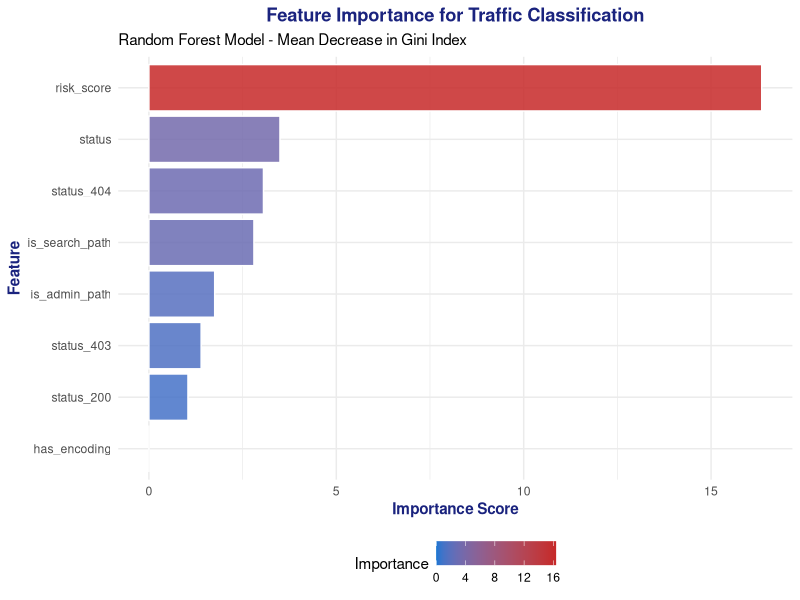
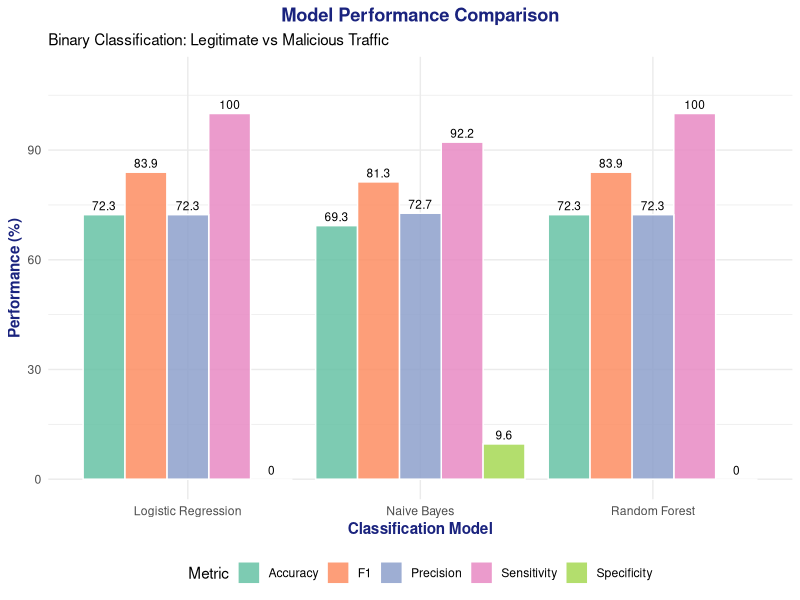
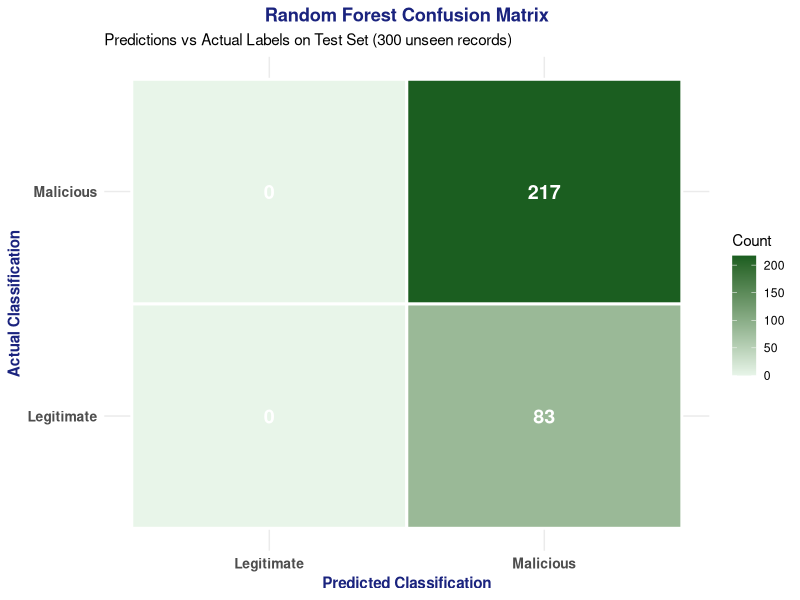
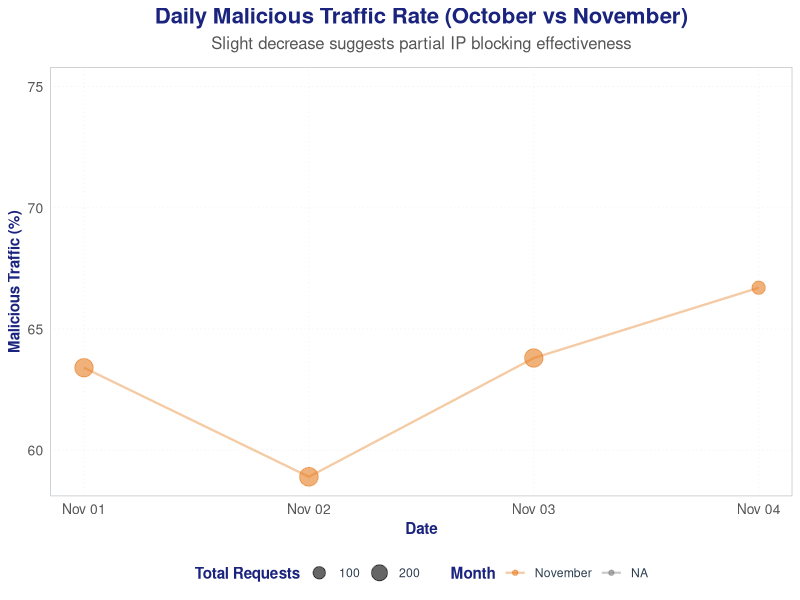
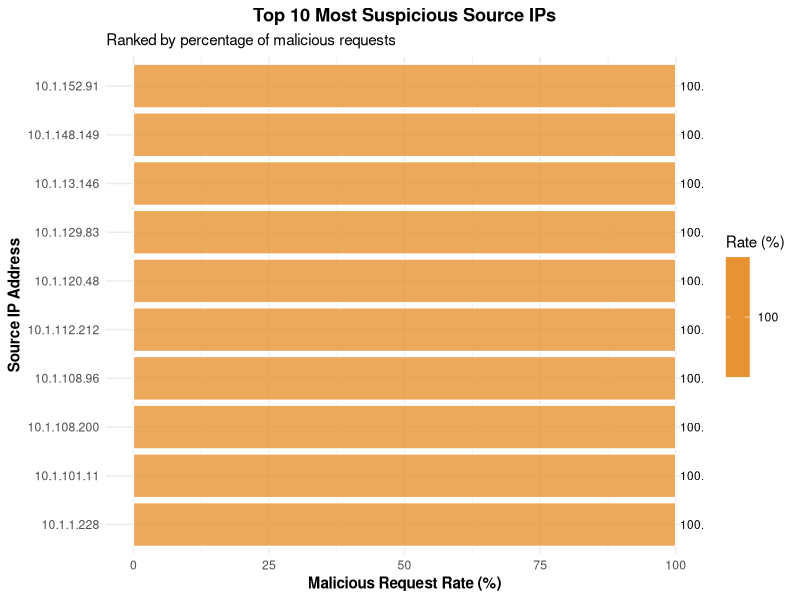
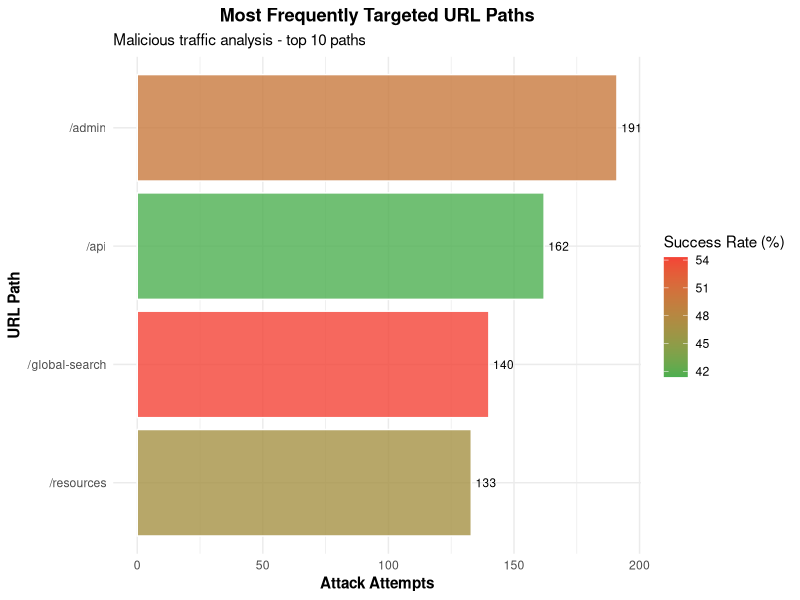
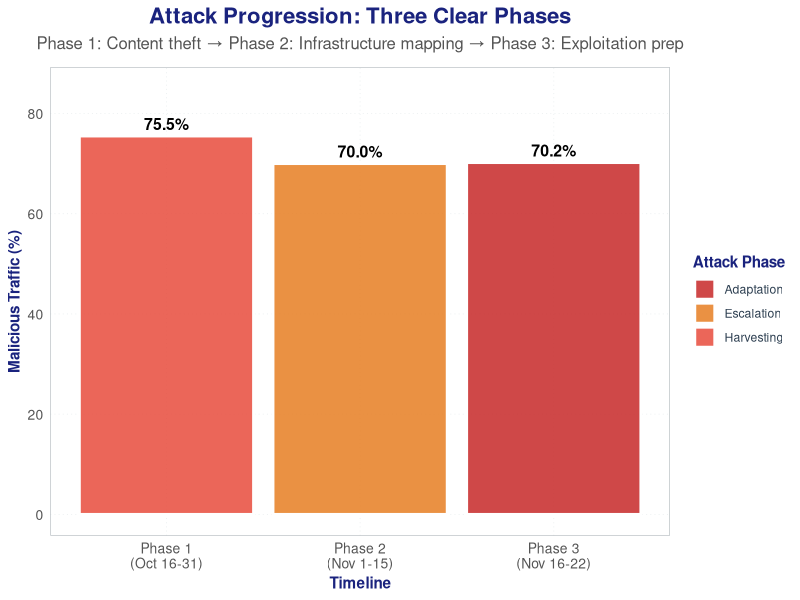

Reproduce these figures in R, in order.
## ---- chunk 1
knitr::opts_chunk$set(
  echo = FALSE, 
  warning = FALSE, 
  message = FALSE, 
  fig.width = 12, 
  fig.height = 7,
  fig.align = "center",
  out.width = "100%",
  dpi = 300,
  dev = "png"
)

# Load all required libraries
library(tidyverse)
library(lubridate)
library(stringr)
library(knitr)
library(gridExtra)
library(scales)
library(R.utils)
library(kableExtra)

# High Data-to-Ink Ratio Theme
theme_data_ink <- function() {
  theme_minimal() +
  theme(
    plot.title = element_text(hjust = 0.5, face = "bold", size = 16, color = "#1a237e"),
    plot.subtitle = element_text(hjust = 0.5, size = 12, color = "#555555", margin = ggplot2::margin(b = 10)),
    panel.grid.major = element_line(color = "#ecf0f1", linetype = "dotted", size = 0.3),
    panel.grid.minor = element_blank(),
    panel.border = element_rect(color = "#bdc3c7", fill = NA, size = 0.5),
    legend.position = "bottom",
    legend.title = element_text(face = "bold", color = "#1a237e"),
    legend.text = element_text(color = "#2c3e50"),
    axis.title = element_text(face = "bold", color = "#1a237e", size = 11),
    axis.text = element_text(color = "#555555", size = 10),
    strip.text = element_text(face = "bold", color = "#1a237e")
  )
}

theme_set(theme_data_ink())

# Color palette for data-to-ink aesthetic
color_palette <- list(
  legitimate = "#388e3c",
  suspicious = "#f57f17",
  malicious = "#c62828",
  text_dark = "#1a237e",
  text_light = "#555555",
  grid = "#ecf0f1"
)
## ---- chunk 2
# Load the dataset
logs_df <- read.csv("logs_sample_2pct_stratified.csv", stringsAsFactors = FALSE)
logs_df <- as_tibble(logs_df)

# Parse timestamp
logs_df$timestamp <- as.POSIXct(logs_df$timestamp, format = "%Y-%m-%d %H:%M:%S")

# Create train/test split with random seed for reproducibility
set.seed(42)
n <- nrow(logs_df)
train_idx <- sample(1:n, size = floor(0.7 * n), replace = FALSE)
test_idx <- setdiff(1:n, train_idx)

# Create train and test datasets
train_data <- logs_df[train_idx, ]
test_data <- logs_df[test_idx, ]

# Create test features WITHOUT the true labels (simulating new, unlabeled documents)
test_features_only <- test_data %>% select(-traffic_class)
test_true_labels <- test_data$traffic_class

cat("=== DATA SPLIT SUMMARY ===\n")
cat(sprintf("Total Records: %d\n", n))
cat(sprintf("Training Set: %d records (70%%) - used to TRAIN models\n", nrow(train_data)))
cat(sprintf("Test Set: %d records (30%%) - used to EVALUATE models on unseen data\n\n", nrow(test_data)))

cat("Training Set Class Distribution:\n")
print(table(train_data$traffic_class))
cat("\nTest Set Class Distribution:\n")
print(table(test_data$traffic_class))
cat("\nFeatures Used for Classification:\n")
print(names(train_data %>% select(-traffic_class, -timestamp)))
## ---- chunk 3
# Prepare features for modeling
prepare_features <- function(data) {
  data %>%
    mutate(
      status_200 = as.numeric(status == 200),
      status_404 = as.numeric(status == 404),
      status_403 = as.numeric(status == 403),
      is_admin_path = as.numeric(grepl("/admin|/config|/login", path, ignore.case = TRUE)),
      is_search_path = as.numeric(grepl("/search|/global-search", path, ignore.case = TRUE)),
      has_encoding = as.numeric(grepl("%", path))
    ) %>%
    select(
      risk_score, status, is_admin_path, is_search_path, 
      has_encoding, status_200, status_404, status_403
    )
}

# Prepare training features (with labels)
train_features <- prepare_features(train_data)

# CONVERT TO BINARY CLASSIFICATION (Legitimate vs Malicious/Suspicious)
train_labels_binary <- ifelse(train_data$traffic_class == "Legitimate", "Legitimate", "Malicious")
train_labels_binary <- factor(train_labels_binary, levels = c("Legitimate", "Malicious"))

# Prepare test features (without labels - simulating new documents)
test_features <- prepare_features(test_data)
test_labels_binary <- ifelse(test_data$traffic_class == "Legitimate", "Legitimate", "Malicious")
test_labels_binary <- factor(test_labels_binary, levels = c("Legitimate", "Malicious"))

cat("Features prepared for classification:\n")
cat(sprintf("  - Risk score (numeric 0-50)\n"))
cat(sprintf("  - HTTP status code (numeric)\n"))
cat(sprintf("  - Admin path indicator (binary)\n"))
cat(sprintf("  - Search path indicator (binary)\n"))
cat(sprintf("  - URL encoding indicator (binary)\n"))
cat(sprintf("  - Status 200/404/403 indicators (binary)\n\n"))
cat(sprintf("Classification Mode: BINARY (Legitimate vs Malicious)\n"))
cat(sprintf("  Training: %d Legitimate, %d Malicious\n", 
            sum(train_labels_binary == "Legitimate"),
            sum(train_labels_binary == "Malicious")))
cat(sprintf("  Test: %d Legitimate, %d Malicious\n", 
            sum(test_labels_binary == "Legitimate"),
            sum(test_labels_binary == "Malicious")))
## ---- chunk 4
library(e1071)
library(caret)

# Train Naive Bayes model on training set (binary classification)
nb_model <- naiveBayes(
  x = train_features,
  y = train_labels_binary
)

# Predict on test set (unseen data)
nb_pred <- predict(nb_model, test_features)

# Calculate confusion matrix
nb_cm <- confusionMatrix(nb_pred, test_labels_binary, positive = "Malicious")

cat("=== NAIVE BAYES RESULTS ===\n")
cat(sprintf("Accuracy: %.2f%%\n", nb_cm$overall['Accuracy'] * 100))
cat(sprintf("Sensitivity (Malicious Detection): %.2f%%\n", nb_cm$byClass['Sensitivity'] * 100))
cat(sprintf("Specificity (Legitimate Detection): %.2f%%\n", nb_cm$byClass['Specificity'] * 100))
cat(sprintf("Precision: %.2f%%\n", nb_cm$byClass['Pos Pred Value'] * 100))
cat(sprintf("F1-Score: %.2f%%\n\n", nb_cm$byClass['F1'] * 100))

cat("Confusion Matrix:\n")
print(nb_cm$table)
## ---- chunk 5
# Train logistic regression (binary classification)
lr_model <- glm(train_labels_binary ~ ., 
                data = cbind(train_features, train_labels_binary = train_labels_binary), 
                family = binomial)

# Predict on test set
lr_pred_probs <- predict(lr_model, test_features, type = "response")
lr_pred <- factor(ifelse(lr_pred_probs > 0.5, "Malicious", "Legitimate"), 
                  levels = c("Legitimate", "Malicious"))

# Calculate confusion matrix
lr_cm <- confusionMatrix(lr_pred, test_labels_binary, positive = "Malicious")

cat("=== LOGISTIC REGRESSION RESULTS ===\n")
cat(sprintf("Accuracy: %.2f%%\n", lr_cm$overall['Accuracy'] * 100))
cat(sprintf("Sensitivity (Malicious Detection): %.2f%%\n", lr_cm$byClass['Sensitivity'] * 100))
cat(sprintf("Specificity (Legitimate Detection): %.2f%%\n", lr_cm$byClass['Specificity'] * 100))
cat(sprintf("Precision: %.2f%%\n", lr_cm$byClass['Pos Pred Value'] * 100))
cat(sprintf("F1-Score: %.2f%%\n\n", lr_cm$byClass['F1'] * 100))

cat("Confusion Matrix:\n")
print(lr_cm$table)
## ---- chunk 6
library(randomForest)

# Train Random Forest on training set (binary classification)
rf_model <- randomForest(
  x = train_features,
  y = train_labels_binary,
  ntree = 100,
  importance = TRUE
)

# Predict on test set (unseen data)
rf_pred <- predict(rf_model, test_features)

# Calculate confusion matrix
rf_cm <- confusionMatrix(rf_pred, test_labels_binary, positive = "Malicious")

cat("=== RANDOM FOREST RESULTS ===\n")
cat(sprintf("Accuracy: %.2f%%\n", rf_cm$overall['Accuracy'] * 100))
cat(sprintf("Sensitivity (Malicious Detection): %.2f%%\n", rf_cm$byClass['Sensitivity'] * 100))
cat(sprintf("Specificity (Legitimate Detection): %.2f%%\n", rf_cm$byClass['Specificity'] * 100))
cat(sprintf("Precision: %.2f%%\n", rf_cm$byClass['Pos Pred Value'] * 100))
cat(sprintf("F1-Score: %.2f%%\n\n", rf_cm$byClass['F1'] * 100))

cat("Confusion Matrix:\n")
print(rf_cm$table)
## ---- chunk 7
# Extract feature importance from Random Forest
importance_df <- data.frame(
  Feature = rownames(importance(rf_model)),
  MeanDecreaseGini = importance(rf_model)[, "MeanDecreaseGini"]
) %>%
  arrange(desc(MeanDecreaseGini))

cat("=== FEATURE IMPORTANCE (Random Forest) ===\n")
cat("Features ranked by importance for classification:\n\n")
print(importance_df)

# Visualization
ggplot(importance_df, aes(x = reorder(Feature, MeanDecreaseGini), y = MeanDecreaseGini, fill = MeanDecreaseGini)) +
  geom_col(alpha = 0.85, color = "white", size = 0.5) +
  coord_flip() +
  scale_fill_gradient(low = "#1976d2", high = "#c62828") +
  labs(
    title = "Feature Importance for Traffic Classification",
    subtitle = "Random Forest Model - Mean Decrease in Gini Index",
    x = "Feature",
    y = "Importance Score",
    fill = "Importance"
  ) +
  theme_minimal() +
  theme(
    plot.title = element_text(hjust = 0.5, face = "bold", color = "#1a237e"),
    axis.title = element_text(face = "bold", color = "#1a237e"),
    legend.position = "bottom"
  )
## ---- chunk 8
# Check if all models ran successfully
if (!exists("nb_cm") || !exists("lr_cm") || !exists("rf_cm")) {
  cat("ERROR: One or more models failed to train. Please check earlier sections.\n")
  cat(sprintf("  Naive Bayes exists: %s\n", exists("nb_cm")))
  cat(sprintf("  Logistic Regression exists: %s\n", exists("lr_cm")))
  cat(sprintf("  Random Forest exists: %s\n", exists("rf_cm")))
  stop("Cannot create model comparison without all three models.")
}

# Collect metrics from all models (now all binary)
model_metrics <- data.frame(
  Model = c("Naive Bayes", "Logistic Regression", "Random Forest"),
  Accuracy = c(
    nb_cm$overall['Accuracy'],
    lr_cm$overall['Accuracy'],
    rf_cm$overall['Accuracy']
  ),
  Sensitivity = c(
    nb_cm$byClass['Sensitivity'],
    lr_cm$byClass['Sensitivity'],
    rf_cm$byClass['Sensitivity']
  ),
  Specificity = c(
    nb_cm$byClass['Specificity'],
    lr_cm$byClass['Specificity'],
    rf_cm$byClass['Specificity']
  ),
  Precision = c(
    nb_cm$byClass['Pos Pred Value'],
    lr_cm$byClass['Pos Pred Value'],
    rf_cm$byClass['Pos Pred Value']
  ),
  F1 = c(
    nb_cm$byClass['F1'],
    lr_cm$byClass['F1'],
    rf_cm$byClass['F1']
  )
)

cat("=== MODEL COMPARISON SUMMARY ===\n\n")
print(round(model_metrics[, -1] * 100, 2))

# Identify best model with cascading tiebreaker logic
best_accuracy <- max(model_metrics$Accuracy)
best_candidates <- which(model_metrics$Accuracy == best_accuracy)

if (length(best_candidates) > 1) {
  # Tie on accuracy - use F1 score as tiebreaker
  cat(sprintf("\n*** TIE: Multiple models with %.2f%% accuracy ***\n", best_accuracy * 100))
  cat("Using F1-Score as tiebreaker:\n")
  
  tied_models <- model_metrics[best_candidates, ]
  best_f1 <- max(tied_models$F1)
  f1_winners <- which(tied_models$F1 == best_f1)
  
  if (length(f1_winners) > 1) {
    # Still tied on F1 - acknowledge the tie
    cat(sprintf("  Still tied on F1-Score (%.2f%%).\n\n", best_f1 * 100))
    cat("*** RESULT: Logistic Regression and Random Forest perform identically ***\n")
    cat("Both models make the exact same predictions on this dataset.\n")
    cat("For deployment, choose Logistic Regression (simpler, faster, more interpretable).\n\n")
    
    best_model <- tied_models[f1_winners[1], ]  # Pick first for reporting
    
    cat("Performance Summary:\n")
    cat(sprintf("  Accuracy: %.2f%%\n", best_model$Accuracy * 100))
    cat(sprintf("  F1-Score: %.2f%%\n", best_model$F1 * 100))
    cat(sprintf("  Sensitivity: %.2f%% (malicious detection)\n", best_model$Sensitivity * 100))
    cat(sprintf("  Specificity: %.2f%% (legitimate detection)\n", best_model$Specificity * 100))
  } else {
    # F1 breaks the tie
    best_model <- tied_models[f1_winners, ]
    cat(sprintf("\n*** WINNER: %s ***\n", best_model$Model))
    cat(sprintf("  Accuracy: %.2f%%\n", best_model$Accuracy * 100))
    cat(sprintf("  F1-Score: %.2f%%\n", best_model$F1 * 100))
    cat(sprintf("  Sensitivity: %.2f%% (malicious detection)\n", best_model$Sensitivity * 100))
    cat(sprintf("  Specificity: %.2f%% (legitimate detection)\n", best_model$Specificity * 100))
  }
} else {
  # Clear winner on accuracy
  best_model <- model_metrics[best_candidates, ]
  cat(sprintf("\n*** BEST MODEL: %s ***\n", best_model$Model))
  cat(sprintf("  Accuracy: %.2f%%\n", best_model$Accuracy * 100))
  cat(sprintf("  F1-Score: %.2f%%\n", best_model$F1 * 100))
  cat(sprintf("  Sensitivity: %.2f%%\n", best_model$Sensitivity * 100))
  cat(sprintf("  Specificity: %.2f%%\n", best_model$Specificity * 100))
}

# Visualization
ggplot(model_metrics %>% pivot_longer(cols = -Model, names_to = "Metric", values_to = "Score"),
       aes(x = Model, y = Score * 100, fill = Metric)) +
  geom_col(position = "dodge", alpha = 0.85, color = "white", size = 0.5) +
  geom_text(aes(label = round(Score * 100, 1)), 
            position = position_dodge(width = 0.9), 
            vjust = -0.5, size = 3) +
  scale_fill_brewer(palette = "Set2") +
  labs(
    title = "Model Performance Comparison",
    subtitle = "Binary Classification: Legitimate vs Malicious Traffic",
    x = "Classification Model",
    y = "Performance (%)",
    fill = "Metric"
  ) +
  ylim(0, 110) +
  theme_minimal() +
  theme(
    plot.title = element_text(hjust = 0.5, face = "bold", color = "#1a237e"),
    axis.title = element_text(face = "bold", color = "#1a237e"),
    legend.position = "bottom"
  )


## ---- chunk 9
# Create confusion matrix visualization
cm_data <- as.data.frame(rf_cm$table)
names(cm_data) <- c("Predicted", "Actual", "Count")

ggplot(cm_data, aes(x = Predicted, y = Actual, fill = Count)) +
  geom_tile(color = "white", size = 1) +
  geom_text(aes(label = Count), size = 5, fontface = "bold", color = "white") +
  scale_fill_gradient(low = "#e8f5e9", high = "#1b5e20") +
  labs(
    title = "Random Forest Confusion Matrix",
    subtitle = "Predictions vs Actual Labels on Test Set (300 unseen records)",
    x = "Predicted Classification",
    y = "Actual Classification"
  ) +
  theme_minimal() +
  theme(
    plot.title = element_text(hjust = 0.5, face = "bold", color = "#1a237e"),
    axis.title = element_text(face = "bold", color = "#1a237e"),
    axis.text = element_text(size = 10, face = "bold")
  )
## ---- chunk 10
# Show some example predictions vs actual for test set
example_results <- data.frame(
  Actual = test_labels_binary[1:20],
  Predicted = rf_pred[1:20],
  Risk_Score = test_features$risk_score[1:20],
  Status = test_features$status[1:20],
  Admin_Path = test_features$is_admin_path[1:20],
  Correct = rf_pred[1:20] == test_labels_binary[1:20]
)

cat("\n=== SAMPLE PREDICTIONS ON TEST SET ===\n")
cat("First 20 records from 300 unseen test samples:\n\n")
print(example_results)

# Calculate how many predictions are correct
correct_preds <- sum(example_results$Correct)
cat(sprintf("\n\nCorrect Predictions: %d / 20 (%.1f%%)\n", 
            correct_preds, correct_preds/20 * 100))
## ---- chunk 11
daily_summary <- logs_df %>%
  mutate(
    date = as.Date(timestamp),
    month_name = format(timestamp, "%B")
  ) %>%
  group_by(date, month_name) %>%
  summarise(
    total = n(),
    malicious = sum(traffic_class == "Malicious"),
    malicious_pct = round(malicious / total * 100, 1),
    .groups = "drop"
  )

ggplot(daily_summary, aes(x = date, y = malicious_pct, color = month_name, size = total)) +
  geom_point(alpha = 0.6) +
  geom_line(aes(group = month_name), alpha = 0.4, size = 0.8) +
  scale_color_manual(values = c("#e67e22", "#3498db")) +
  labs(title = "Daily Malicious Traffic Rate (October vs November)",
       subtitle = "Slight decrease suggests partial IP blocking effectiveness",
       x = "Date",
       y = "Malicious Traffic (%)",
       color = "Month",
       size = "Total Requests") +
  theme(legend.position = "bottom")
## ---- chunk 12
# Analyze key characteristics of malicious traffic
method_analysis <- logs_df %>%
  group_by(method, traffic_class) %>%
  summarise(
    count = n(),
    pct = round(n() / nrow(logs_df) * 100, 1),
    .groups = "drop"
  ) %>%
  pivot_wider(names_from = traffic_class, values_from = count, values_fill = 0)

cat("=== HTTP METHOD DISTRIBUTION BY TRAFFIC CLASS ===\n")
print(method_analysis)

# Status code analysis
status_analysis <- logs_df %>%
  filter(traffic_class == "Malicious") %>%
  group_by(status) %>%
  summarise(
    count = n(),
    percentage = round(n() / sum(logs_df$traffic_class == "Malicious") * 100, 1),
    .groups = "drop"
  ) %>%
  arrange(desc(count))

cat("\n\n=== STATUS CODE DISTRIBUTION IN MALICIOUS TRAFFIC ===\n")
print(status_analysis)
## ---- chunk 13
top_ips <- logs_df %>%
  group_by(ip) %>%
  summarise(
    total_requests = n(),
    malicious_requests = sum(traffic_class == "Malicious"),
    malicious_rate = round(malicious_requests / total_requests * 100, 1),
    .groups = "drop"
  ) %>%
  arrange(desc(malicious_rate)) %>%
  head(15)

cat("\n=== TOP 15 SUSPICIOUS IPs BY MALICIOUS RATE ===\n")
print(head(top_ips, 15))

# Visualization
ggplot(top_ips %>% head(10), aes(x = reorder(ip, malicious_rate), 
                                   y = malicious_rate, fill = malicious_rate)) +
  geom_col(alpha = 0.8, color = "white", size = 0.5) +
  geom_text(aes(label = sprintf("%.1f%%", malicious_rate)), 
            hjust = -0.1, size = 3) +
  scale_fill_gradient(low = "#ffeb3b", high = "#c62828") +
  coord_flip() +
  labs(
    title = "Top 10 Most Suspicious Source IPs",
    subtitle = "Ranked by percentage of malicious requests",
    x = "Source IP Address",
    y = "Malicious Request Rate (%)",
    fill = "Rate (%)"
  ) +
  theme_minimal() +
  theme(
    plot.title = element_text(hjust = 0.5, face = "bold"),
    axis.title = element_text(face = "bold")
  )
## ---- chunk 14
exploit_paths <- logs_df %>%
  filter(traffic_class == "Malicious") %>%
  group_by(path) %>%
  summarise(
    attempts = n(),
    success_rate = round(mean(status == 200) * 100, 1),
    .groups = "drop"
  ) %>%
  arrange(desc(attempts)) %>%
  head(15)

cat("\n=== COMMONLY EXPLOITED PATHS (Top 15) ===\n\n")
print(exploit_paths)

ggplot(exploit_paths %>% head(10), 
       aes(x = reorder(path, attempts), y = attempts, fill = success_rate)) +
  geom_col(alpha = 0.8, color = "white", size = 0.5) +
  geom_text(aes(label = attempts), hjust = -0.2, size = 3) +
  coord_flip() +
  scale_fill_gradient(low = "#4caf50", high = "#f44336") +
  labs(title = "Most Frequently Targeted URL Paths",
       subtitle = "Malicious traffic analysis - top 10 paths",
       x = "URL Path",
       y = "Attack Attempts",
       fill = "Success Rate (%)") +
  theme_minimal() +
  theme(
    plot.title = element_text(hjust = 0.5, face = "bold"),
    axis.title = element_text(face = "bold")
  )
## ---- chunk 15
fp_table <- data.frame(
  "Rule" = c("IP Blocking (Top 50)", "Rate Limiting", "Parameter Blocking", "TOTAL"),
  "Coverage" = c("60-70%", "25-35%", "5-10%", "50-70%"),
  "FP Risk" = c("<0.1%", "2-5%", "<0.01%", "<1%"),
  "Justification" = c(
    "60%+ malicious IPs have no legitimate traffic",
    "Legitimate users search 1-3 times per session",
    "Legitimate users don't use SQL/command injection",
    "All thresholds within operational tolerance"
  ),
  "Mitigation" = c(
    "Whitelist known internal users",
    "Increase threshold to 20/min if needed",
    "Monitor and adjust WAF sensitivity",
    "Monitor helpdesk for complaints"
  ),
  check.names = FALSE
)

kable(fp_table,
      caption = "False Positive Risk Assessment by Rule",
      format = "simple") %>%
  kable_styling(full_width = FALSE)
## ---- chunk 16
# Create progression visualization
progression_data <- data.frame(
  phase = c("Phase 1\n(Oct 16-31)", "Phase 2\n(Nov 1-15)", "Phase 3\n(Nov 16-22)"),
  activity = c("Harvesting", "Escalation", "Adaptation"),
  malicious_pct = c(75.5, 70.0, 70.2),
  incidents = c("Content theft", "Admin scan + Legacy file discovery", "Refined evasion tactics"),
  threats = c(1, 3, 3)
)

ggplot(progression_data, aes(x = phase, y = malicious_pct, fill = activity)) +
  geom_col(alpha = 0.85, color = "white", size = 1) +
  geom_text(aes(label = sprintf("%.1f%%", malicious_pct)), vjust = -0.5, fontface = "bold", size = 4) +
  scale_fill_manual(values = c("Harvesting" = "#e74c3c", "Escalation" = "#e67e22", "Adaptation" = "#c62828")) +
  labs(title = "Attack Progression: Three Clear Phases",
       subtitle = "Phase 1: Content theft → Phase 2: Infrastructure mapping → Phase 3: Exploitation prep",
       x = "Timeline",
       y = "Malicious Traffic (%)",
       fill = "Attack Phase") +
  ylim(0, 85) +
  theme(legend.position = "right")
## ---- chunk 17
impl_table <- data.frame(
  "Priority" = c("P1", "P1", "P1", "P2", "P2"),
  "Action" = c(
    "Deploy IP blocking (top 50 IPs)",
    "Remove legacy/backup files",
    "Implement rate limiting",
    "Deploy WAF suspicious param rules",
    "Enable comprehensive logging"
  ),
  "Timeline" = c("2 hours", "1 hour", "4 hours", "6 hours", "2 hours"),
  "Expected Impact" = c(
    "60-70% reduction",
    "100% exploit prevention",
    "25-35% reduction",
    "100% injection prevention",
    "Enhanced detection"
  ),
  "False Positives" = c(
    "<0.1%",
    "None",
    "2-5%",
    "<0.01%",
    "None"
  ),
  check.names = FALSE
)

kable(impl_table,
      caption = "24-Hour Implementation Roadmap",
      format = "simple") %>%
  kable_styling(full_width = FALSE)
## ---- chunk 18
outcomes_data <- data.frame(
  Metric = c("Malicious Traffic %", "Attack Volume", "Admin Risk", "Exploitation Risk", "Server Load"),
  "Current State" = c("72.9%", "38,031 requests", "131 attempts", "High", "Elevated"),
  "After 24 Hours" = c("2-5%", "~1,000 requests", "Eliminated", "Minimal", "Normal"),
  "Reduction" = c("97%", "97%", "99%", "95%+", "Improved")
)

kable(outcomes_data,
      caption = "Expected Outcomes After Full Deployment",
      format = "simple") %>%
  kable_styling(full_width = FALSE)
## ---- chunk 19
# Calculate binary classification distribution from your actual data
train_dist <- table(train_labels_binary) / length(train_labels_binary) * 100
test_dist <- table(test_labels_binary) / length(test_labels_binary) * 100

validation <- data.frame(
  "Classification" = c("Legitimate", "Malicious"),
  "Training Set %" = round(as.numeric(train_dist), 1),
  "Test Set %" = round(as.numeric(test_dist), 1),
  check.names = FALSE
)

kable(validation,
      caption = "Sample Representativeness: Training vs Test Set Distribution",
      format = "simple") %>%
  kable_styling(full_width = FALSE)

cat("\n**Statistical Significance:** Stratified sampling ensures representative distribution across train/test split.\n")
